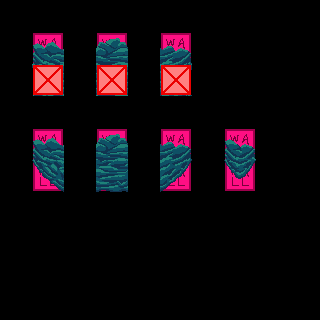

This is a level from a 2D game, rendered from its Tiled map with the project's own tilesets. A one-line summary and the complete map file follow:
An orthogonal 10x10 tile map with 32x32 px tiles, 4 tile layers (regions, input_walls, inputnot_wall_layout, output_walls).

<map version="1.9" tiledversion="1.9.0" orientation="orthogonal" renderorder="right-down" width="10" height="10" tilewidth="32" tileheight="32" infinite="0" nextlayerid="5" nextobjectid="1">
 <tileset firstgid="1" source="../../Tilesets/forest-terrain.tsx" />
 <layer id="1" name="regions" width="10" height="10">
  <data encoding="csv">
0,0,0,0,0,0,0,0,0,0,
0,8,0,8,0,8,0,0,0,0,
0,8,0,8,0,8,0,0,0,0,
0,0,0,0,0,0,0,0,0,0,
0,8,0,8,0,8,0,8,0,0,
0,8,0,8,0,8,0,8,0,0,
0,0,0,0,0,0,0,0,0,0,
0,0,0,0,0,0,0,0,0,0,
0,0,0,0,0,0,0,0,0,0,
0,0,0,0,0,0,0,0,0,0
</data>
 </layer>
 <layer id="2" name="input_walls" width="10" height="10">
  <properties>
   <property name="StrictEmpty" type="bool" value="true" />
  </properties>
  <data encoding="csv">
0,0,0,0,0,0,0,0,0,0,
0,0,0,0,0,0,0,0,0,0,
0,43,0,44,0,45,0,0,0,0,
0,0,0,0,0,0,0,0,0,0,
0,0,0,0,0,0,0,0,0,0,
0,51,0,52,0,53,0,60,0,0,
0,0,0,0,0,0,0,0,0,0,
0,0,0,0,0,0,0,0,0,0,
0,0,0,0,0,0,0,0,0,0,
0,0,0,0,0,0,0,0,0,0
</data>
 </layer>
 <layer id="4" name="inputnot_wall_layout" width="10" height="10">
  <data encoding="csv">
0,0,0,0,0,0,0,0,0,0,
0,0,0,0,0,0,0,0,0,0,
0,40,0,40,0,40,0,0,0,0,
0,0,0,0,0,0,0,0,0,0,
0,0,0,0,0,0,0,0,0,0,
0,0,0,0,0,0,0,0,0,0,
0,0,0,0,0,0,0,0,0,0,
0,0,0,0,0,0,0,0,0,0,
0,0,0,0,0,0,0,0,0,0,
0,0,0,0,0,0,0,0,0,0
</data>
 </layer>
 <layer id="3" name="output_walls" width="10" height="10">
  <data encoding="csv">
0,0,0,0,0,0,0,0,0,0,
0,35,0,36,0,37,0,0,0,0,
0,0,0,0,0,0,0,0,0,0,
0,0,0,0,0,0,0,0,0,0,
0,35,0,36,0,37,0,39,0,0,
0,0,0,0,0,0,0,0,0,0,
0,0,0,0,0,0,0,0,0,0,
0,0,0,0,0,0,0,0,0,0,
0,0,0,0,0,0,0,0,0,0,
0,0,0,0,0,0,0,0,0,0
</data>
 </layer>
</map>
